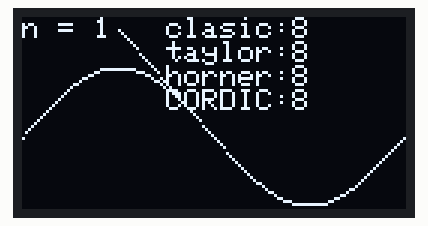
This sketch was run on a simulated ESP8266 (NodeMCU). Parts: 128×64 one-colour display.

Above: at 0.1 s.
At 4.2 s:
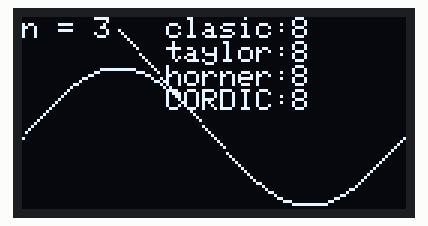
At 8.2 s:
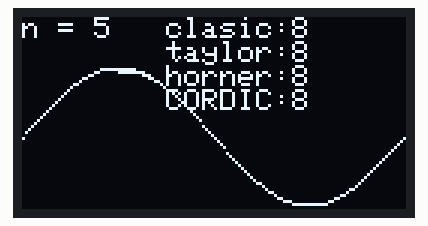
At 14.3 s:
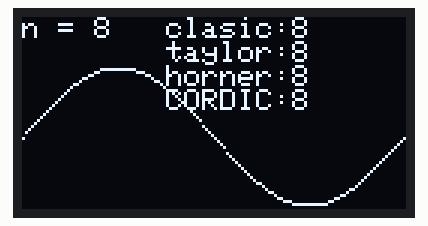
At 18.4 s:
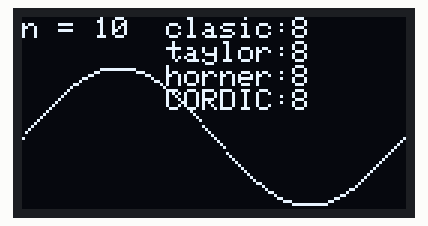
At 36.6 s:
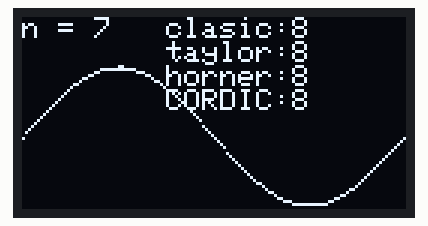

The sketch:

sincordic.ino
```cpp
// Include the library for the OLED display
#include <Adafruit_GFX.h>
#include <Adafruit_SSD1306.h>

// Display dimensions
#define SCREEN_WIDTH 128 // OLED display width, in pixels
#define SCREEN_HEIGHT 64 // OLED display height, in pixels

/*
// Define the pins for the display
#define OLED_MOSI 9
#define OLED_CLK 10
#define OLED_DC 11
#define OLED_CS 12
#define OLED_RESET 13

// Create an object for the display
Adafruit_SSD1306 display(OLED_MOSI, OLED_CLK, OLED_DC, OLED_RESET, OLED_CS);
*/

// Comment out above, uncomment this block to use hardware SPI
#define OLED_DC     D2
#define OLED_CS     D8
#define OLED_RESET  D3
Adafruit_SSD1306 display(SCREEN_WIDTH, SCREEN_HEIGHT,
  &SPI, OLED_DC, OLED_RESET, OLED_CS);


//for time accounting
uint32_t start_classic = 0 ;
uint32_t stop_classic = 0 ;

uint32_t start_taylor = 0 ;
uint32_t stop_taylor = 0 ;

uint32_t start_horner = 0 ;
uint32_t stop_horner = 0 ;

uint32_t start_cordic = 0 ;
uint32_t stop_cordic = 0 ;


// A function that maps a double value from one range to another
double dmap(double x, double in_min, double in_max, double out_min, double out_max) {
  return (x - in_min) * (out_max - out_min) / (in_max - in_min) + out_min;
}
// A function that approximates the sine of an angle x (in radians) using a Taylor series expansion
// The parameter n is the number of terms to use in the series
double sinTaylor(double x, int n) {
  double sum = 0; // The sum of the series
  double term = x; // The current term in the series
  int sign = 1; // The sign of the current term
  for (int i = 1; i <= n; i++) {
    sum += sign * term; // Add the term to the sum
    term *= x * x / ((2 * i) * (2 * i + 1)); // Update the term using the formula
    sign = -sign; // Flip the sign for the next term
  }
  return sum; // Return the final sum
}

// A function that approximates the sine of an angle x (in radians) using a Horner's method
// The parameter n is the number of terms to use in the series
double sinHorner(double x, int n) {
  double sum = 0; // The sum of the series
  double term = 1; // The current term in the series
  int sign = -1; // The sign of the current term
  for (int i = n; i >= 1; i--) {
    term = 1 - x * x * term / ((2 * i) * (2 * i + 1)); // Update the term using the formula
    sum = x * term + sign * sum; // Add the term to the sum
    sign = -sign; // Flip the sign for the next term
  }
  return sum; // Return the final sum
}


// Define some constants
//#define PI 3.14159265358979323846
#define K1 0.6072529350088812561694 // 1/k for CORDIC
#define N 32 // Number of iterations for CORDIC and Taylor series
#define MUL 1073741824.0 // Scaling factor for fixed point arithmetic

// Precompute the CORDIC angles and factorials
int cordic_angles[N] = {0x3243F6A8, 0x1DAC6705, 0x0FADBAFC, 0x07F56EA6, 0x03FEAB76, 0x01FFD55B, 0x00FFFAAA, 0x007FFF55, 0x003FFFEA, 0x001FFFFD, 0x000FFFFF, 0x0007FFFF, 0x0003FFFF, 0x0001FFFF, 0x0000FFFF, 0x00007FFF, 0x00003FFF, 0x00001FFF, 0x00000FFF, 0x000007FF, 0x000003FF, 0x000001FF, 0x000000FF, 0x0000007F, 0x0000003F, 0x0000001F, 0x0000000F, 0x00000008, 0x00000004, 0x00000002, 0x00000001, 0x00000000};
double factorials[N] = {1.0, 1.0, 2.0, 6.0, 24.0, 120.0, 720.0, 5040.0, 40320.0, 362880.0, 3628800.0, 39916800.0, 479001600.0, 6227020800.0, 87178291200.0, 1307674368000.0, 20922789888000.0, 355687428096000.0, 6402373705728000.0, 121645100408832000.0, 2432902008176640000.0, 51090942171709440000.0, 1124000727777607680000.0, 25852016738884976640000.0, 620448401733239439360000.0, 15511210043330985984000000.0, 403291461126605635584000000.0, 10888869450418352160768000000.0, 304888344611713860501504000000.0, 8841761993739701954543616000000.0, 265252859812191058636308480000000.0, 8222838654177922817725562880000000.0};

// A function that implements the CORDIC algorithm to compute sin and cos of an angle
void cordic(int z, int *s, int *c, int n)
{
  // Initialize the CORDIC variables
  int x = (int) (K1 * MUL);
  int y = 0;
  int d, tx, ty, tz;
  // Perform the CORDIC iterations
  for (int k = 0; k < n; k++) {
    d = z >= 0 ? 0 : -1;
    tx = x - (((y >> k) ^ d) - d);
    ty = y + (((x >> k) ^ d) - d);
    tz = z - ((cordic_angles[k] ^ d) - d);
    x = tx; y = ty; z = tz;
  }
  // Return the results
  *c = x; *s = y;
}

// A function that combines CORDIC and Taylor series to approximate sin(x)
double sin_approx(double x, int n) { // angle x, iterations n
  // Normalize the input to the range [-pi, pi]
  x = fmod(x, 2 * PI);
  if (x > PI) {
    x -= 2 * PI;
  } else if (x < -PI) {
    x += 2 * PI;
  }

  // Use CORDIC for the range [-pi/2, pi/2]
  if (x >= -PI / 2 && x <= PI / 2) {
    // Convert the input to fixed point
    int z = (int) (x * MUL);
    // Initialize the CORDIC variables
    int x, y;
    // Call the CORDIC function
    cordic(z, &y, &x, N);
    // Adjust the output according to the quadrant of the original angle
//    if (x < 0) y = -y;
    // Convert the result to floating point and return
    return (double) y / MUL;
  }

  // Use CORDIC for the range [-pi, -pi/2]
  else if (x < -PI / 2 ) {
    // Add pi to the angle and negate the result
    x = x + PI;
    // Convert the input to fixed point
    int z = (int) (x * MUL);
    // Initialize the CORDIC variables
    int x, y;
    // Call the CORDIC function
    cordic(z, &y, &x, N);
    // Adjust the output according to the quadrant of the original angle
//    if (x < 0) y = -y;
    // Convert the result to floating point and return
    return -(double) y / MUL;
  }


  // Use Taylor series for the range [-pi, -pi/2] and [pi/2, pi]
  else {

//    // Use the identity sin(x) = sin(pi - x) for the range [pi/2, pi]
//    if (x > PI / 2) {
//      x = PI - x;
//    }
//    // Use the identity sin(x) = -sin(-x) for the range [-pi, -pi/2]
//    else if (x < -PI / 2) {
//      x = +x;
//    }

    //Use the identity sin(x) = sin(pi-x)
    x = PI -x ;
    // Initialize the Taylor series variables
    double result = x;
    double term = x;
    // Perform the Taylor series iterations
    for (int k = 1; k < n / 2; k++) {
      term = -term * x * x / (2 * k * (2 * k + 1));
      result += term;
    }
    // Return the result
    return result;
  }
}


void setup() {
  // Initialize the display
  display.begin(SSD1306_SWITCHCAPVCC);
  display.clearDisplay();
  display.setTextSize(1);
  display.setTextColor(WHITE);
  display.display();
}

void loop() {
  // Draw a sine wave using different number of terms in the series
  for (int n = 1; n <= 12; n++) {
    // Clear the previous wave
//    display.fillRect(0, 16, 128, 48, BLACK);
    display.clearDisplay();
    // Display the number of terms
    display.setCursor(0, 0);
    display.print("n = ");
    display.print(n);

      start_classic = micros();
// classic sine for reference
        for (int x = 0; x < 128; x++) {
      // Map the x coordinate to the angle in radians
      // bug double angle = map(x, 0, 127, 0, 2 * PI);
      // Map the x coordinate to the angle in radians
      double angle = dmap(x, 0, 127, 0, 2 * PI);

      // Calculate the y coordinate using the sine function
      double y = sin(angle);
      // Map the y coordinate to the pixel position
      int y_pixel = dmap(y, -1, 1, 63, 17);

      // Map the y coordinate to the pixel position
      // bug int y_pixel = map(y, -1, 1, 63, 17);
      // Draw a pixel at the position
//      display.drawPixel(x, y_pixel, 2);// xor so it should cancel out
      display.drawPixel(x, y_pixel, WHITE);// xor so it should cancel out
    }
    stop_classic = micros();

    start_taylor = micros();
    // Draw the taylor series approx sine
    for (int x = 0; x < 128; x++) {
      // Map the x coordinate to the angle in radians
      // bug double angle = map(x, 0, 127, 0, 2 * PI);
      // Map the x coordinate to the angle in radians
      double angle = dmap(x, 0, 127, 0, 2 * PI);

      // Calculate the y coordinate using the sine function
      double y = sinTaylor(angle, n);
      // Map the y coordinate to the pixel position
      int y_pixel = dmap(y, -1, 1, 63, 17);

      // Map the y coordinate to the pixel position
      // bug int y_pixel = map(y, -1, 1, 63, 17);
      // Draw a pixel at the position
//      display.drawPixel(x, y_pixel, BLACK);
    }
    stop_taylor = micros();

    start_horner = micros();
    // Draw the horner series approx sine
    for (int x = 0; x < 128; x++) {
      // Map the x coordinate to the angle in radians
      // bug double angle = map(x, 0, 127, 0, 2 * PI);
      // Map the x coordinate to the angle in radians
      double angle = dmap(x, 0, 127, 0, 2 * PI);
//      double angle = dmap(x, 0, 127, -PI/2,+PI/2);

      // Calculate the y coordinate using the sine function
      double y = sinHorner(angle, n);
      // Map the y coordinate to the pixel position
      int y_pixel = dmap(y, -1, 1, 63, 17);

      // Map the y coordinate to the pixel position
      // bug int y_pixel = map(y, -1, 1, 63, 17);
      // Draw a pixel at the position
//      display.drawPixel(x, y_pixel, WHITE);
    }
    stop_horner = micros();

    start_cordic = micros();
    // Draw the hybrid cordic/taylor series approx sine
    for (int x = 0; x < 128; x++) {
      // Map the x coordinate to the angle in radians
      // bug double angle = map(x, 0, 127, 0, 2 * PI);
      // Map the x coordinate to the angle in radians
      double angle = dmap(x, 0, 127, 0, 2 * PI);
//      double angle = dmap(x, 0, 127, -PI/2,  PI/2);
//      double angle = dmap(x, 0, 127, -PI, PI);

      // Calculate the y coordinate using the sine function
      double y = sin_approx(angle, n);
//      double y = cordic_sin(angle);
//      double y = sin_approx(angle);

      // Map the y coordinate to the pixel position
      int y_pixel = dmap(y, -1, 1, 63, 17);
//      int y_pixel = dmap(y, -2*PI, 2*PI, 63, 17);

      // Map the y coordinate to the pixel position
      // bug int y_pixel = map(y, -1, 1, 63, 17);
      // Draw a pixel at the position
//      display.drawPixel(x, y_pixel, 2); // XOR to see error
      display.drawPixel(x, y_pixel, WHITE); //

    }
    stop_cordic = micros();


    display.setCursor(8*6, 0);
    display.print("clasic:");
    display.println(stop_classic-start_classic);

    display.setCursor(8*6, 8);
    display.print("taylor:");
    display.println(stop_taylor-start_taylor);

    display.setCursor(8*6, 8+8);
    display.print("horner:");
    display.println(stop_horner-start_horner);

    display.setCursor(8*6, 8+8+8);
    display.print("CORDIC:");
    display.println(stop_cordic-start_cordic);

    // Update the display
    display.display();

    // Wait for 2 seconds
    delay(2000);
  }
}
```

Measured:
- what the display in image 0 shows lasts 2.0 s, from 0.1 s to 2.1 s
